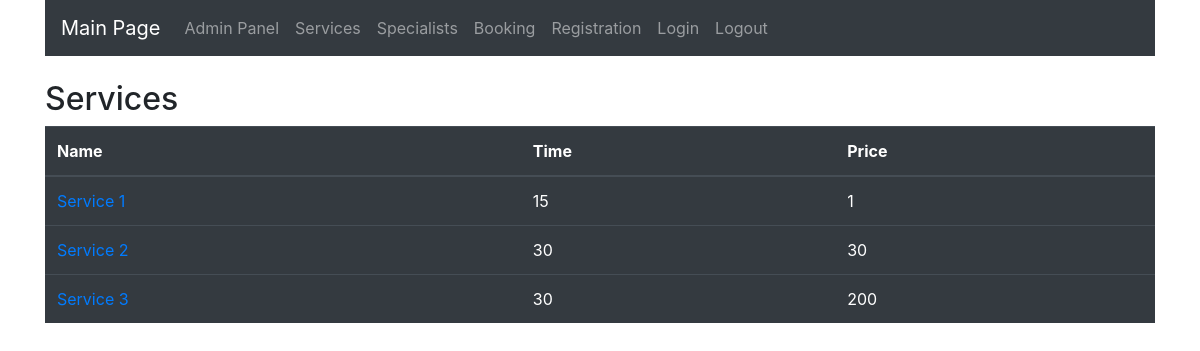
The page /services/ on the database as committed earlier.
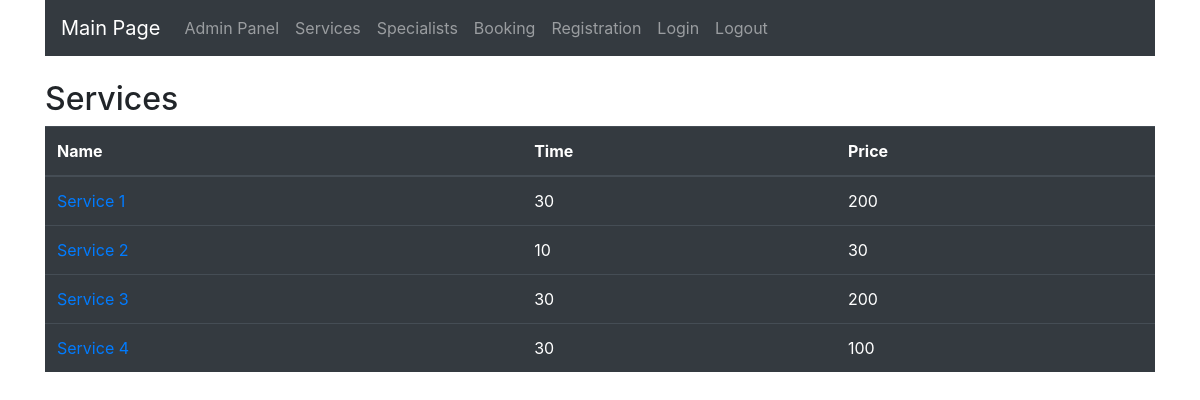
The same page on the database as committed later.
### services/models.py (models this page shows, shortened)
class Service(models.Model):
    name = models.CharField(max_length=100)
    time = models.IntegerField()
    price = models.IntegerField()

### services/views.py (the view)
# urls.py: path('', include('services.urls'), name='index'),
def services(request):
    services = ServiceModel.objects.all()
    return render(request, 'services.html', {'services': services})

### services/templates/services.html
{% extends 'base.html' %}
{% block content %}
<h2>Services</h2>
<table class="table table-dark">
    <thead>
    <tr>
        <th scope="col">Name</th>
        <th scope="col">Time</th>
        <th scope="col">Price</th>
    </tr>
    </thead>
    <tbody>
    {% for service in services %}
    <tr>
        <td scope="row"><a href="{{ service.id }}">{{ service.name }}</a></td>
        <td scope="row">{{ service.time }}</td>
        <td scope="row">{{ service.price }}</td>
    </tr>
    {% endfor %}
    </tbody>
</table>
{% endblock %}

Rows that differ between the two databases and show on the page:
changed Service "Service 1": time "15" → "30"; price "1" → "200"
changed Service "Service 2": time "30" → "10"
added Service: name "Service 4", time "30", price "100"
